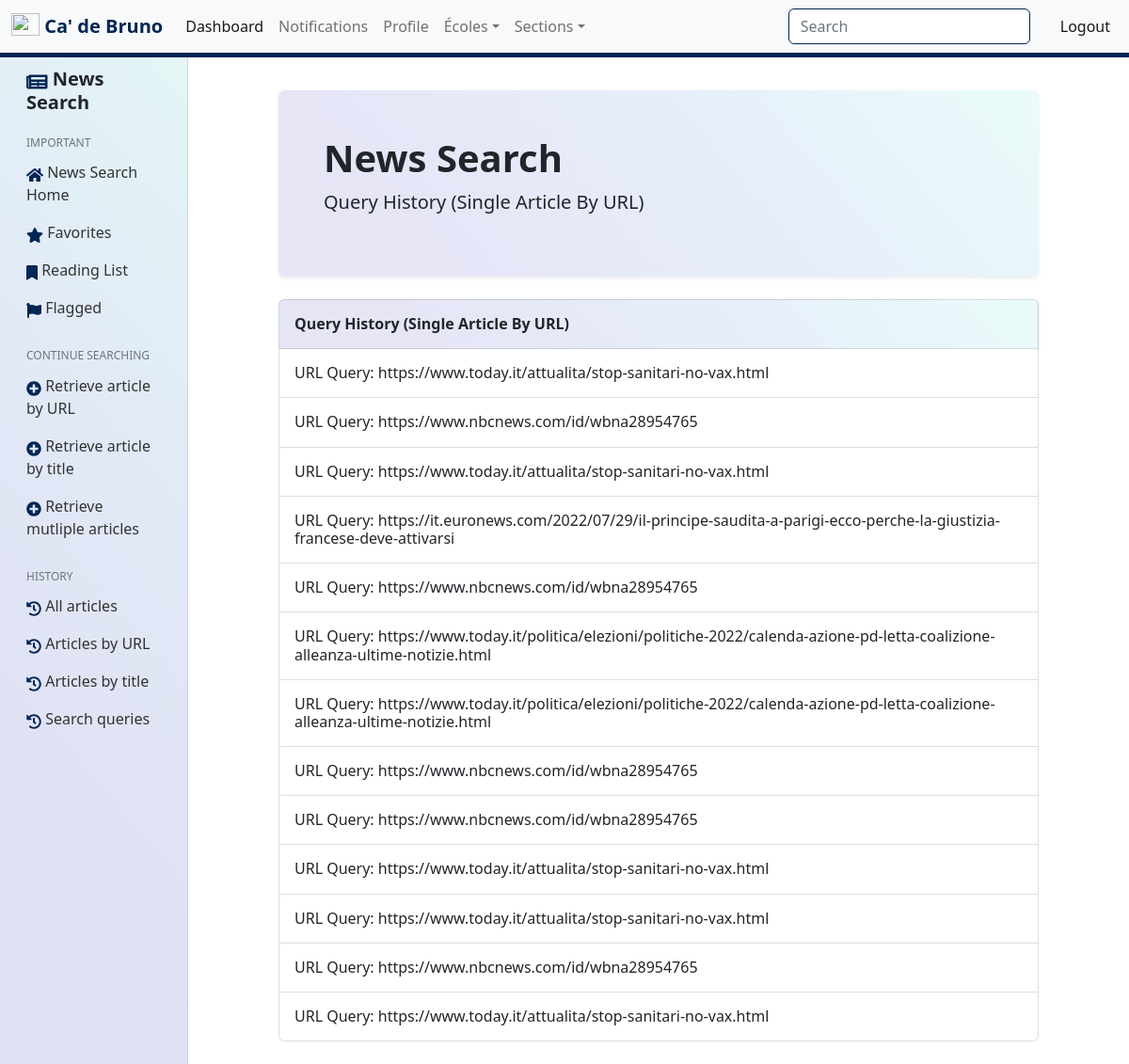
/news/bml74/article/url/ (signed in), run on the app's committed database.
### news/models.py (models this page shows, shortened)
class ArticleByURL(models.Model):
    URL = models.URLField() # Also in ArticleByTitle
    title = models.CharField(default=SET_DEFAULT_FIELD(), max_length=255) # Also in ArticleByTitle
    article_source = models.CharField(default=SET_DEFAULT_FIELD(), max_length=255) # Also in ArticleByTitle
    page_title = models.CharField(default=SET_DEFAULT_FIELD(), max_length=255) # Also in ArticleByTitle
    article_description = models.TextField(default=SET_DEFAULT_FIELD()) # Also in ArticleByTitle
    domain_source = models.CharField(max_length=255, default=SET_DEFAULT_FIELD()) # Also in ArticleByTitle
    domain_full = models.CharField(max_length=255, default=SET_DEFAULT_FIELD()) # Also in ArticleByTitle
    text = models.TextField(default=SET_DEFAULT_FIELD()) # Also in ArticleByTitle
    date_searched = models.DateTimeField(auto_now_add=True) # Also in ArticleByTitle
    article_searched_by = models.CharField(default="url", max_length=15) # Also in ArticleByTitle
    article_published_date = models.CharField(blank=True, max_length=255) # Also in ArticleByTitle
    article_author = models.CharField(blank=True, max_length=255)  # Also in ArticleByTitle
    searcher = models.ForeignKey(User, on_delete=models.CASCADE) # Also in ArticleByTitle
    article_by_url_stars = models.ManyToManyField( # Also in ArticleByTitle
        User,
        related_name="article_by_url_stars",
        default=None,
        blank=True
    )
    article_by_url_bookmarks = models.ManyToManyField(  # Also in ArticleByTitle
        User,
        related_name="article_by_url_bookmarks",
        default=None,
        blank=True
    )
    article_by_url_flags = models.ManyToManyField(  # Also in ArticleByTitle
        User,
        related_name="article_by_url_flags",
        default=None,
        blank=True
    )

### news/views.py (the view)
# urls.py: path('<str:username>/article/url/', views.ArticleByURLListView.as_view(), name='news-article-user-search-list-by-url'),
class ArticleByURLListView(LoginRequiredMixin, UserPassesTestMixin, ListView): # ListView
    model = ArticleByURL
    template_name = 'news/article_history.html'
    context_object_name = 'items'
    ordering = ['-date_searched']
    def get_queryset(self):
        user = get_object_or_404(User, username=self.kwargs.get('username'))
        return ArticleByURL.objects.filter(searcher=user).order_by('-date_searched')
    def test_func(self):
        if not self.request.user.groups.filter(name='News Search').exists():
            return False
        searcher = get_object_or_404(User, username=self.kwargs.get('username'))
        articles_by_url = ArticleByURL.objects.filter(searcher=searcher)
        print(f"Searcher: {searcher.username}")
        print(f"User: {self.request.user.username}")
        if len(articles_by_url) > 0:
            if str(articles_by_url[0].searcher) == str(self.request.user.username):
                return True
        elif len(articles_by_url) == 0:
            return False
        else:
            return False
    def get_context_data(self, **kwargs):
        context = super(ArticleByURLListView, self).get_context_data(**kwargs)
        context.update({'search_article_by': "url"})
        return context

### malagosto/templatetags/auth_extras.py (called while the page is built)
@register.filter(name='has_group')
def has_group(user, group_name):
    group = Group.objects.get(name=group_name)
    return True if group in user.groups.all() else False

### templates/news/article_history.html (shortened to what this page needs)
{% extends 'news/base.html' %}
{% load static %}
{% load humanize %}
{% block main_content_container %}
                <div class="row mb-4">
                    <div class="col-lg-12">
                        <div class="bg-lin-grad rounded shadow-sm p-5 rounded">
                            <h1 class="fw-bold">News Search</h1>
                            {% if search_article_by == "url" %}
                                <p class="lead">Query History (Single Article By URL)</p>
                            {% elif search_article_by == "single_article" %}
                                <p class="lead">Query History (Single Article By Title)</p>
                            {% elif search_article_by == "multiple_articles" %}
                                <p class="lead">Query History (Multiple Articles By Title)</p>
                            {% else %}
                                My Search History
                            {% endif %}
                        </div>
                    </div>
                </div>
                <div class="row mb-4">
                    <div class="col-lg-12">
                        <div class="list-group w-auto">
                            <div class="list-group-item list-group-item-action d-flex gap-3 py-3 w-100 bg-lin-grad" aria-current="true">
                                <div class="d-flex gap-2 w-100 justify-content-between">
                                  <div>
                                    <h6 class="mb-0 fw-bold">
                                        {% if search_article_by == "url" %}
                                            Query History (Single Article By URL)
                                        {% elif search_article_by == "single_article" %}
                                            Query History (Single Article By Title)
                                        {% elif search_article_by == "multiple_articles" %}
                                            Query History (Multiple Articles By Title)
                                        {% else %}
                                            My Search History
                                        {% endif %}
                                    </h6>
                                  </div>
                                </div>
                            </div>
                            {% for article in items %}
                                    {% if article.URL and not article.query %}
                                            <a href="{% url 'news-article-detail-by-url' article.id %}" class="list-group-item list-group-item-action d-flex gap-3 py-3 w-100" aria-current="true">
                                                <div class="d-flex gap-2 w-100 justify-content-between">
                                                    <div>
                                                    <h6 class="mb-0">URL Query: {{ article.URL }}</h6>
                                                    </div>
                                                </div>
                                            </a>
                                    {% endif %}
                            {% endfor %}
                        </div>
                    </div>
                </div>
{% endblock main_content_container %}

### templates/base/base.html (style rules this page uses)
.bg-lin-grad { background: linear-gradient(49.21deg, rgba(127, 127, 213, 0.2) 19.87%, rgba(134, 168, 231, 0.2) 58.46%, rgba(145, 234, 228, 0.2) 97.05%); }
html, body { overflow-x: hidden; }
body { padding-top: 56px; }

### data on the page
ArticleByURL: URL "https://www.today.it/attualita/stop-sanitari-no-vax.html"
ArticleByURL: URL "https://www.nbcnews.com/id/wbna28954765"
ArticleByURL: URL "https://www.today.it/attualita/stop-sanitari-no-vax.html"
ArticleByURL: URL "https://it.euronews.com/2022/07/29/il-principe-saudita-a-parigi-ecco-perche-la-giustizia-francese-deve-attivarsi"
ArticleByURL: URL "https://www.nbcnews.com/id/wbna28954765"
ArticleByURL: URL "https://www.today.it/politica/elezioni/politiche-2022/calenda-azione-pd-letta-coalizione-alleanza-ultime-notizie.html"
ArticleByURL: URL "https://www.today.it/politica/elezioni/politiche-2022/calenda-azione-pd-letta-coalizione-alleanza-ultime-notizie.html"
ArticleByURL: URL "https://www.nbcnews.com/id/wbna28954765"
ArticleByURL: URL "https://www.nbcnews.com/id/wbna28954765"
ArticleByURL: URL "https://www.today.it/attualita/stop-sanitari-no-vax.html"
ArticleByURL: URL "https://www.today.it/attualita/stop-sanitari-no-vax.html"
ArticleByURL: URL "https://www.nbcnews.com/id/wbna28954765"
ArticleByURL: URL "https://www.today.it/attualita/stop-sanitari-no-vax.html"
